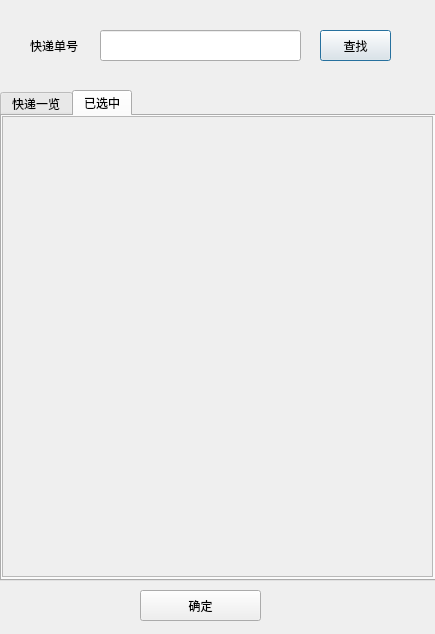
<?xml version="1.0" encoding="UTF-8"?>
<ui version="4.0">
 <class>MSelectPakage</class>
 <widget class="QDialog" name="MSelectPakage">
  <property name="geometry">
   <rect>
    <x>0</x>
    <y>0</y>
    <width>435</width>
    <height>634</height>
   </rect>
  </property>
  <property name="windowTitle">
   <string>Dialog</string>
  </property>
  <widget class="QLineEdit" name="lineEdit">
   <property name="geometry">
    <rect>
     <x>100</x>
     <y>30</y>
     <width>201</width>
     <height>31</height>
    </rect>
   </property>
  </widget>
  <widget class="QPushButton" name="pushButton">
   <property name="geometry">
    <rect>
     <x>320</x>
     <y>30</y>
     <width>71</width>
     <height>31</height>
    </rect>
   </property>
   <property name="text">
    <string>查找</string>
   </property>
  </widget>
  <widget class="QLabel" name="label">
   <property name="geometry">
    <rect>
     <x>30</x>
     <y>30</y>
     <width>71</width>
     <height>31</height>
    </rect>
   </property>
   <property name="text">
    <string>快递单号</string>
   </property>
  </widget>
  <widget class="QTabWidget" name="tabWidget_select">
   <property name="geometry">
    <rect>
     <x>0</x>
     <y>90</y>
     <width>441</width>
     <height>491</height>
    </rect>
   </property>
   <property name="currentIndex">
    <number>1</number>
   </property>
   <widget class="QWidget" name="tab_show">
    <attribute name="title">
     <string>快递一览</string>
    </attribute>
    <widget class="QScrollArea" name="scrollArea_show">
     <property name="geometry">
      <rect>
       <x>0</x>
       <y>0</y>
       <width>431</width>
       <height>461</height>
      </rect>
     </property>
     <property name="widgetResizable">
      <bool>true</bool>
     </property>
     <widget class="QWidget" name="scrollAreaWidgetContents_show">
      <property name="geometry">
       <rect>
        <x>0</x>
        <y>0</y>
        <width>429</width>
        <height>459</height>
       </rect>
      </property>
      <widget class="QWidget" name="verticalLayoutWidget">
       <property name="geometry">
        <rect>
         <x>30</x>
         <y>50</y>
         <width>160</width>
         <height>80</height>
        </rect>
       </property>
       <layout class="QVBoxLayout" name="verticalLayout_show"/>
      </widget>
     </widget>
    </widget>
   </widget>
   <widget class="QWidget" name="tab_select">
    <attribute name="title">
     <string>已选中</string>
    </attribute>
    <widget class="QScrollArea" name="scrollArea_select">
     <property name="geometry">
      <rect>
       <x>0</x>
       <y>0</y>
       <width>431</width>
       <height>461</height>
      </rect>
     </property>
     <property name="widgetResizable">
      <bool>true</bool>
     </property>
     <widget class="QWidget" name="scrollAreaWidgetContents_select">
      <property name="geometry">
       <rect>
        <x>0</x>
        <y>0</y>
        <width>429</width>
        <height>459</height>
       </rect>
      </property>
      <widget class="QWidget" name="verticalLayoutWidget_2">
       <property name="geometry">
        <rect>
         <x>40</x>
         <y>40</y>
         <width>160</width>
         <height>80</height>
        </rect>
       </property>
       <layout class="QVBoxLayout" name="verticalLayout_select"/>
      </widget>
     </widget>
    </widget>
   </widget>
  </widget>
  <widget class="QPushButton" name="pushButton_commit">
   <property name="geometry">
    <rect>
     <x>140</x>
     <y>590</y>
     <width>121</width>
     <height>31</height>
    </rect>
   </property>
   <property name="text">
    <string>确定</string>
   </property>
  </widget>
 </widget>
 <resources/>
 <connections/>
</ui>
